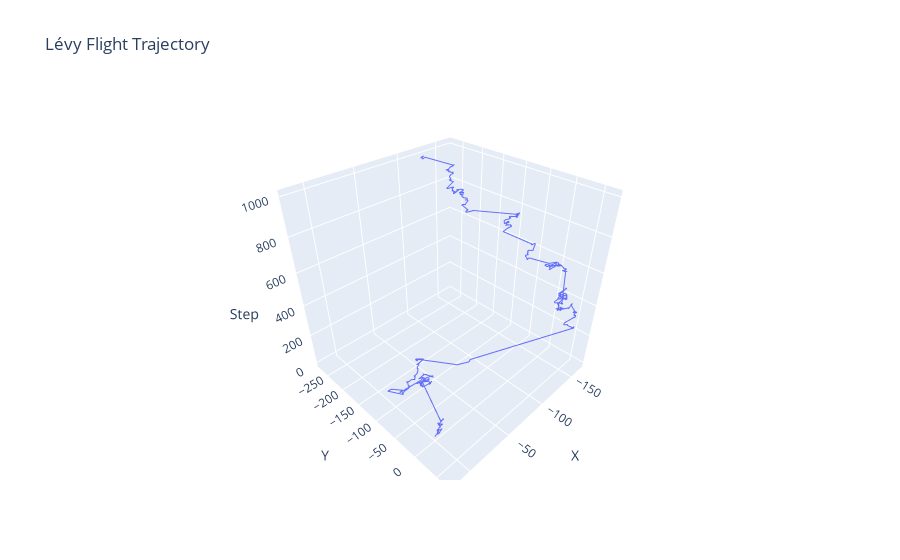

The notebook cell this image was saved under:
### Markdown cell above
## What is the possible solution:
- **Searching an area with smaller steps:** The algorithm explores a small area in great detail, taking small steps.

- **Moving to another area using long steps:** After exploring the initial area, the search algorithm moves to another area.  *The line represents this.*

- **Searching an area with smaller steps:** Once in the new location, the algorithm explores it again with smaller steps, repeating the detailed exploration process.

### Code cell
# Lévy flight simulation
for _ in range(steps):
    direction = np.random.uniform(0, 2 * np.pi)  # Random direction
    step_length = np.random.pareto(alpha) * scale  # Step length
    step = Vec2d(np.cos(direction) * step_length, np.sin(direction) * step_length)
    trajectory.append(trajectory[-1] + step)  # Add the step to the trajectory

# Create DataFrame with the trajectory
df = pd.DataFrame({
    'x': [v.x for v in trajectory],
    'y': [v.y for v in trajectory],
    'z': np.arange(len(trajectory))  # Step index for the z-axis
})

# Plot the 3D trajectory
fig = go.Figure(data=[go.Scatter3d(x=df['x'], y=df['y'], z=df['z'], mode='lines')])
fig.update_layout(title='Lévy Flight Trajectory', scene=dict(
    xaxis_title='X',
    yaxis_title='Y',
    zaxis_title='Step'
))
fig.show()

### Figure 1 — Plotly figure (JSON) as saved in the notebook; plotly's stock layout.template omitted (floating-point values rounded to 4 significant figures; data arrays with more than 128 entries replaced by an {"elided": "..."} marker saying what was removed)
{"data": [{"mode": "lines", "type": "scatter3d", "x": {"elided": "1001 float values"}, "y": {"elided": "1001 float values"}, "z": {"elided": "1001 int values"}}], "layout": {"autosize": true, "scene": {"aspectmode": "auto", "aspectratio": {"x": 1, "y": 1, "z": 1}, "xaxis": {"title": {"text": "X"}, "type": "linear"}, "yaxis": {"title": {"text": "Y"}, "type": "linear"}, "zaxis": {"title": {"text": "Step"}, "type": "linear"}}, "title": {"text": "Lévy Flight Trajectory"}}}
